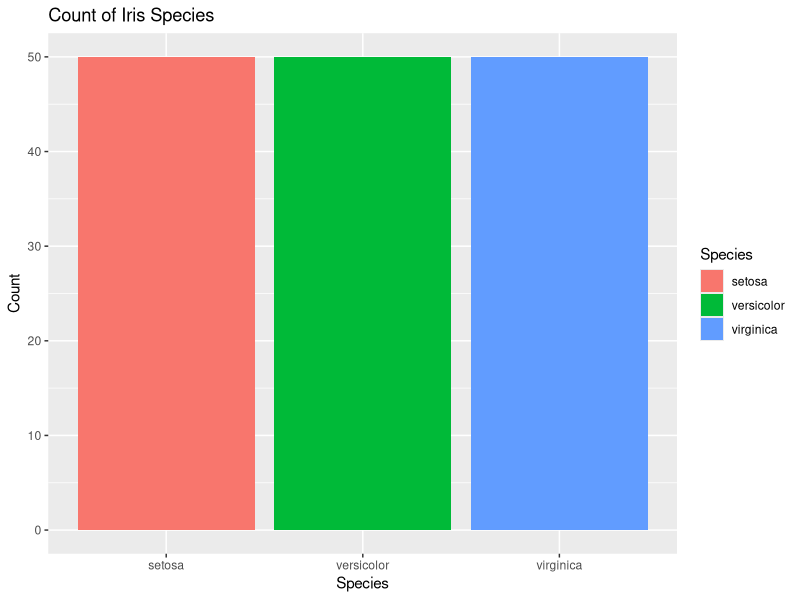

Generate this figure with R:
#ggplot-2
library(ggplot2)

data(iris)

ggplot(iris, aes(x = Species, fill = Species)) +
  geom_bar() +
  ggtitle("Count of Iris Species") +
  xlab("Species") +
  ylab("Count")
